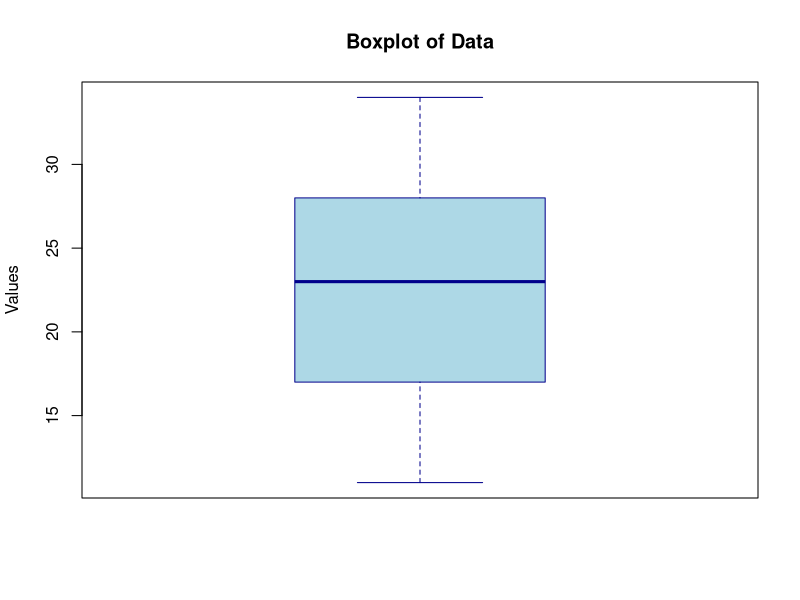
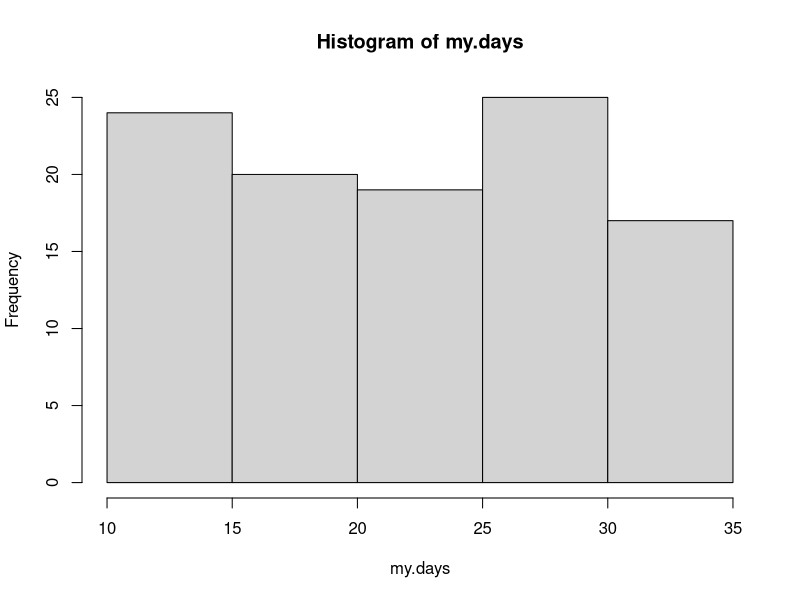
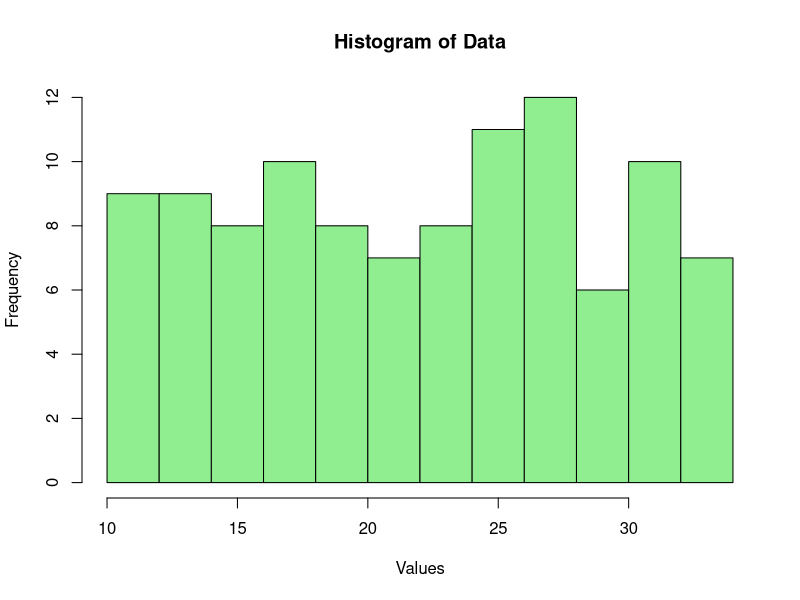
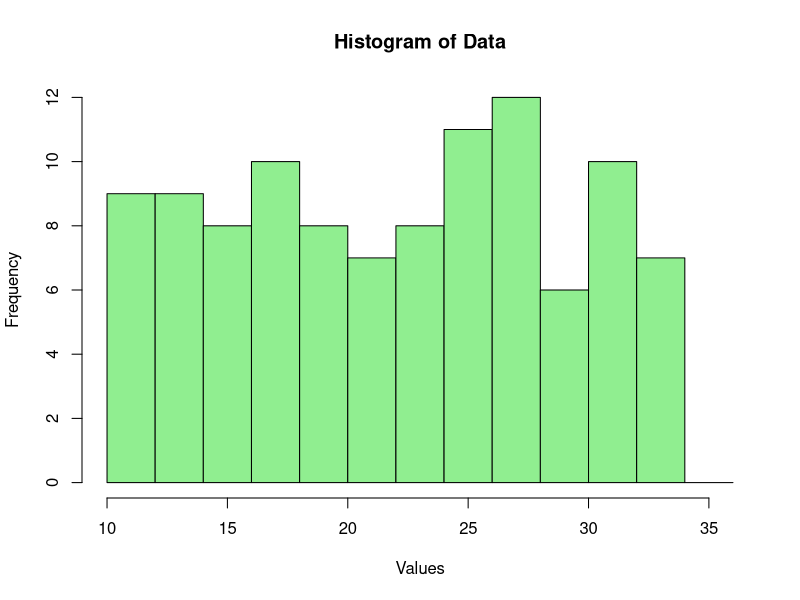

Write R code to recreate these figures, in order.
# Read and Writing to Files, see Slides of Lecture 1 for additional info. 
# Reading from comma separated volume (CSV) file. We assume that our data is stored in a simple CSV text file.  
# Provide the specific file path on your computer  like this   days<-read.csv("/home/kia/Desktop/Example_Data.csv")
# or have the file in your current working directory
# This command will read the data into a special data type named "data frame".

days <- read.csv("Datasets/Example_Data.csv", header = FALSE)

# To convert and flatten data from a data frame you can use the unlist command. 
my.days <- unlist(days, use.names = FALSE)


# Print basic statistics

mean (my.days)
median (my.days )
min (my.days )
max ( my.days )
quantile ( my.days )
var( my.days )
sd( my.days )

# Summary
summary(my.days)

# Create a boxplot
boxplot(my.days,
        main = "Boxplot of Data",
        ylab = "Values",
        col = "lightblue",
        border = "darkblue")

# my.days is now a simple vector data type that I can work with. 
# generate a histogram form data 
hist(my.days)



# Create a histogram
hist(my.days,
     main = "Histogram of Data",
     xlab = "Values",
     col = "lightgreen",
     border = "black",
     breaks = 10)

# Create a vector using seq function. 
break.points <- seq(from = 10, to = 36, by = 2)

# Create a histogram
hist(my.days,
     main = "Histogram of Data",
     xlab = "Values",
     col = "lightgreen",
     border = "black",
     breaks = break.points)
